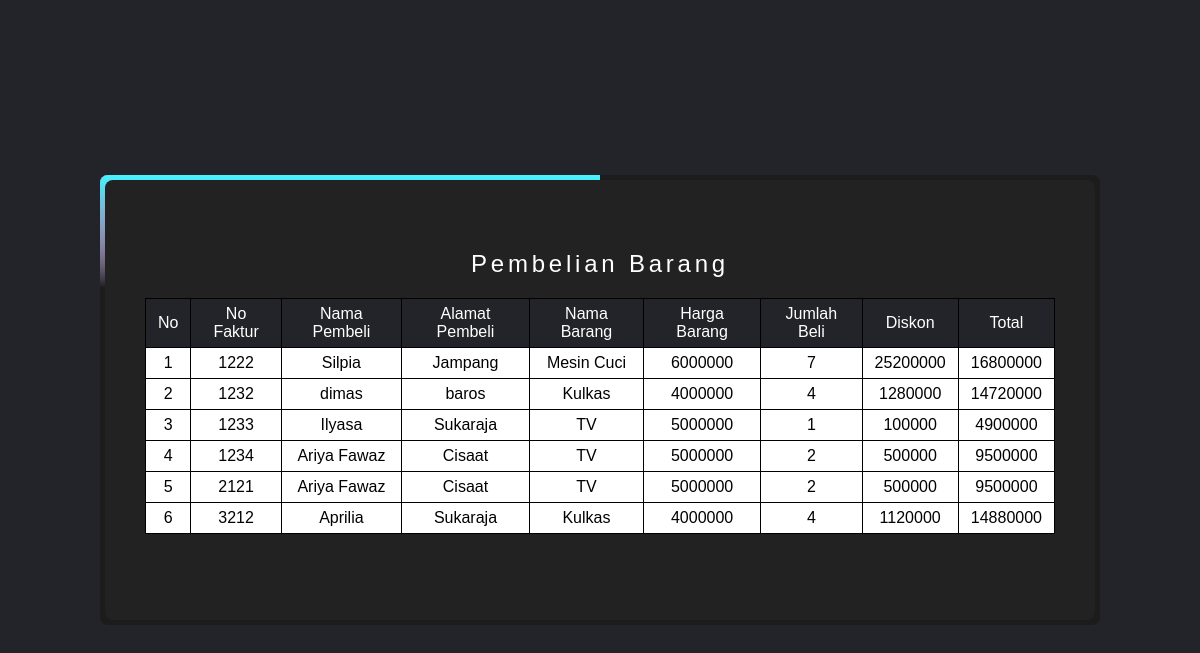
Screenshot of /hasil.php with the database file from the repository.
### tables this page shows
CREATE TABLE `tbpembelianbarang` (
  `nofaktur` int(5) NOT NULL,
  `namapembeli` varchar(15) NOT NULL,
  `alamatpembeli` varchar(15) NOT NULL,
  `namabarang` varchar(10) NOT NULL,
  `jumlahbeli` int(11) NOT NULL,
  `diskon` int(11) NOT NULL
);

### hasil.php (the view, shortened to what this page needs)
<!DOCTYPE html>
<html>
<head>
    <link rel="stylesheet" type="text/css" href="styles.css">
</head>
<body>
<div class="container">
<div class="tabel">
<form action="" method="POST">
<h2>Pembelian Barang</h2>
<table border="1">
<tr>
            <th>No</th>
            <th>No Faktur</th>
            <th>Nama Pembeli</th>
            <th>Alamat Pembeli</th>
            <th>Nama Barang</th>
            <th>Harga Barang</th>
            <th>Jumlah Beli</th>
            <th>Diskon</th>
            <th>Total</th>
        </tr>
        <?php
        include "koneksi.php";
        $no=1;
        $query = mysqli_query($conn,"select * from tbpembelianbarang");
        while ($data = mysqli_fetch_array($query)) {
            if ($data['namabarang'] == "TV") {
            $harga = 5000000;
        } elseif ($data['namabarang'] == "Kulkas") {
            $harga = 4000000;
        } elseif ($data['namabarang'] == "Mesin Cuci") {
            $harga = 6000000;
        }
        $jumlahdiskon = ($data['diskon']/100) * $harga * $data['jumlahbeli'];
        $total = ($harga * $data['jumlahbeli']) - $jumlahdiskon;
        ?>
        <tr>
        <td><?php echo $no++; ?></td>
        <td><?php echo $data['nofaktur'];?></td>
        <td><?php echo $data['namapembeli'];?></td>
        <td><?php echo $data['alamatpembeli'];?></td>
        <td><?php echo $data['namabarang'];?></td>
        <td><?php echo $harga;?></td>
        <td><?php echo $data['jumlahbeli'];?></td>
        <td><?php echo $jumlahdiskon;?></td>
        <td><?php echo $total;?></td>
        </tr>
        <?php } ?>
    </table>
</div>
</div>
</body>
</html>

### styles.css (style rules this page uses)
* { margin: 0; padding: 0; box-sizing: border-box; font-family: Arial, Helvetica, sans-serif; }
body { display: flex; justify-content: center; align-items: center; min-height: 100vh; background: #23242a; }
.container { position: relative; width: 1000px; height: 450px; background: #1c1c1c; border-radius: 8px; overflow: hidden; }
.container::before { content: ""; position: absolute; top: -50%; left: -50%; width: 1000px; height: 450px; background: linear-gradient(0deg, transparent, transparent, #45f3ff, #45f3ff, #45f3ff); z-index: 1; transform-origin: bottom right; animation: animate 2s linear infinite; animation-delay: -3s; }
.container::after { content: ""; position: absolute; top: -50%; left: -50%; width: 1000px; height: 450px; background: linear-gradient(0deg, transparent, transparent, #45f3ff, #45f3ff, #45f3ff); z-index: 1; transform-origin: bottom right; animation: animate 2s linear infinite; }
.container form { position:absolute; inset: 5px; background: #222; padding: 50px 40px; border-radius: 8px; z-index: 3; display:flex; flex-wrap: wrap; flex-direction:column; }
.container h2 { position: relative; color: #fff; font-weight: 500; text-align: center; letter-spacing: 0.1cm; padding: 20px; }
.tabel tr, th, td { font-family: Arial, Helvetica, sans-serif; font-size: 1em; padding: 6px 12px; border: 1px solid #000; margin: 0; text-align: center; color:rgb(0, 0, 0); }
table { border-collapse: collapse; }
th { font-size: 1em; background-color: #23242a; color: white; font-weight: 300; }
td { background-color: #fff; }

### rows the page displays
tbpembelianbarang: nofaktur "1222", namapembeli "Silpia", alamatpembeli "Jampang", namabarang "Mesin Cuci", namabarang "6000000", jumlahbeli "7", jumlahdiskon "25200000", total "16800000"
tbpembelianbarang: nofaktur "1232", namapembeli "dimas", alamatpembeli "baros", namabarang "Kulkas", namabarang "4000000", jumlahbeli "4", jumlahdiskon "1280000", total "14720000"
tbpembelianbarang: nofaktur "1233", namapembeli "Ilyasa", alamatpembeli "Sukaraja", namabarang "TV", namabarang "5000000", jumlahbeli "1", jumlahdiskon "100000", total "4900000"
tbpembelianbarang: nofaktur "1234", namapembeli "Ariya Fawaz", alamatpembeli "Cisaat", namabarang "TV", namabarang "5000000", jumlahbeli "2", jumlahdiskon "500000", total "9500000"
tbpembelianbarang: nofaktur "2121", namapembeli "Ariya Fawaz", alamatpembeli "Cisaat", namabarang "TV", namabarang "5000000", jumlahbeli "2", jumlahdiskon "500000", total "9500000"
tbpembelianbarang: nofaktur "3212", namapembeli "Aprilia", alamatpembeli "Sukaraja", namabarang "Kulkas", namabarang "4000000", jumlahbeli "4", jumlahdiskon "1120000", total "14880000"
